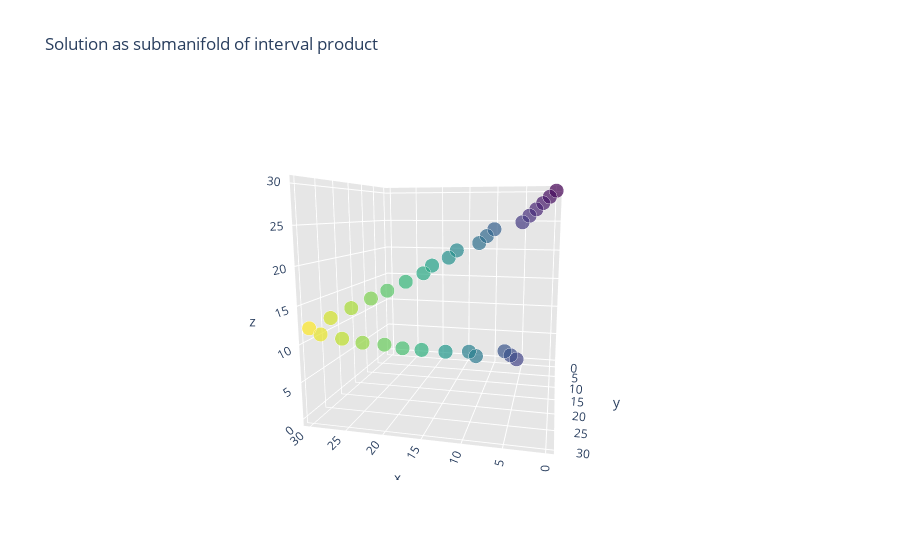

Here is the notebook cell this chart was saved with:
### Code cell
import plotly as py
import plotly.graph_objects as go
import numpy as np

data = []

ans = solution[solution['weight'] > 1e-3]

data.append(go.Scatter3d(x=ans['t_0'], y=ans['t_1'], z=ans['t_2'],
                        mode='markers', marker=dict(
                            size=10*ans['weight']/max(ans['weight']),
                            color=np.arange(len(ans)),
                        colorscale='Viridis')))
    
layout = go.Layout(
    title='Solution as submanifold of interval product',
    scene=dict(
        xaxis=dict(
            gridcolor='rgb(255, 255, 255)',
            zerolinecolor='rgb(255, 255, 255)',
            showbackground=True,
            backgroundcolor='rgb(230, 230,230)'
        ),
        yaxis=dict(
            gridcolor='rgb(255, 255, 255)',
            zerolinecolor='rgb(255, 255, 255)',
            showbackground=True,
            backgroundcolor='rgb(230, 230,230)'
        ),
        zaxis=dict(
            gridcolor='rgb(255, 255, 255)',
            zerolinecolor='rgb(255, 255, 255)',
            showbackground=True,
            backgroundcolor='rgb(230, 230,230)'
        )
    )
)

fig = go.Figure(data=data, layout=layout)
fig.update_layout(showlegend=False)
py.offline.iplot(fig, filename='jupyter-parametric_plot')

### Figure 1 — Plotly figure (JSON) as saved in the notebook; plotly's stock layout.template omitted (floating-point values rounded to 4 significant figures)
{"data": [{"marker": {"color": [0, 1, 2, 3, 4, 5, 6, 7, 8, 9, 10, 11, 12, 13, 14, 15, 16, 17, 18, 19, 20, 21, 22, 23, 24, 25, 26, 27, 28, 29, 30], "colorscale": [[0, "#440154"], [0.1111, "#482878"], [0.2222, "#3e4989"], [0.3333, "#31688e"], [0.4444, "#26828e"], [0.5556, "#1f9e89"], [0.6667, "#35b779"], [0.7778, "#6ece58"], [0.8889, "#b5de2b"], [1, "#fde725"]], "size": [10, 10.0, 10.0, 10.0, 10.0, 10.0, 10.0, 10.0, 10.0, 10.0, 10.0, 10.0, 10.0, 10.0, 10.0, 10.0, 10.0, 10.0, 10.0, 10.0, 10.0, 10.0, 10.0, 10.0, 10.0, 10.0, 10.0, 10.0, 10.0, 10.0, 10.0]}, "mode": "markers", "type": "scatter3d", "x": [0, 1, 2, 3, 4, 5, 6, 7, 8, 9, 10, 11, 12, 13, 14, 15, 16, 17, 18, 19, 20, 21, 22, 23, 24, 25, 26, 27, 28, 29, 30], "y": [3, 4, 5, 6, 7, 8, 0, 1, 2, 11, 12, 13, 9, 10, 15, 16, 14, 18, 19, 17, 21, 20, 23, 22, 24, 25, 26, 27, 28, 29, 30], "z": [30, 29, 28, 27, 26, 25, 0, 1, 2, 24, 23, 22, 3, 4, 21, 20, 5, 19, 18, 6, 17, 7, 16, 8, 15, 9, 14, 10, 13, 11, 12]}], "layout": {"autosize": true, "scene": {"aspectmode": "auto", "aspectratio": {"x": 1.0, "y": 1.0, "z": 1.0}, "camera": {"center": {"x": 0, "y": 0, "z": 0}, "eye": {"x": -0.4761, "y": 2.08, "z": 0.3663}, "projection": {"type": "perspective"}, "up": {"x": 0, "y": 0, "z": 1}}, "xaxis": {"backgroundcolor": "rgb(230, 230,230)", "gridcolor": "rgb(255, 255, 255)", "showbackground": true, "type": "linear", "zerolinecolor": "rgb(255, 255, 255)"}, "yaxis": {"backgroundcolor": "rgb(230, 230,230)", "gridcolor": "rgb(255, 255, 255)", "showbackground": true, "type": "linear", "zerolinecolor": "rgb(255, 255, 255)"}, "zaxis": {"backgroundcolor": "rgb(230, 230,230)", "gridcolor": "rgb(255, 255, 255)", "showbackground": true, "type": "linear", "zerolinecolor": "rgb(255, 255, 255)"}}, "showlegend": false, "title": {"text": "Solution as submanifold of interval product"}}}
